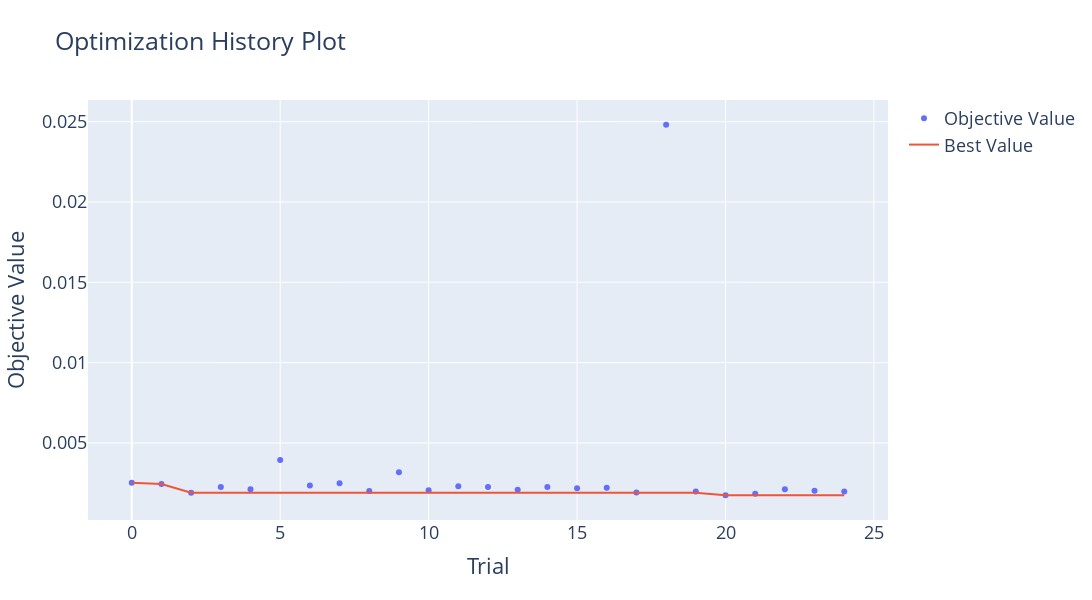

Notebook code for this chart:
### Code cell
fig = optuna.visualization.plot_optimization_history(study)
fig.update_layout(
    
    width=1200,
    height=600,
    font=dict(
        
        size=18,
    )
)

fig.show()

### Figure 1 — Plotly figure (JSON) as saved in the notebook; plotly's stock layout.template omitted (floating-point values rounded to 4 significant figures)
{"data": [{"mode": "markers", "name": "Objective Value", "type": "scatter", "x": [0, 1, 2, 3, 4, 5, 6, 7, 8, 9, 10, 11, 12, 13, 14, 15, 16, 17, 18, 19, 20, 21, 22, 23, 24], "y": [0.002525, 0.00244, 0.001902, 0.002264, 0.002112, 0.003938, 0.002355, 0.002498, 0.00201, 0.003175, 0.002051, 0.002298, 0.002254, 0.002085, 0.002258, 0.002174, 0.002205, 0.001912, 0.02481, 0.001982, 0.001743, 0.001837, 0.002113, 0.00203, 0.001982]}, {"name": "Best Value", "type": "scatter", "x": [0, 1, 2, 3, 4, 5, 6, 7, 8, 9, 10, 11, 12, 13, 14, 15, 16, 17, 18, 19, 20, 21, 22, 23, 24], "y": [0.002525, 0.00244, 0.001902, 0.001902, 0.001902, 0.001902, 0.001902, 0.001902, 0.001902, 0.001902, 0.001902, 0.001902, 0.001902, 0.001902, 0.001902, 0.001902, 0.001902, 0.001902, 0.001902, 0.001902, 0.001743, 0.001743, 0.001743, 0.001743, 0.001743]}], "layout": {"font": {"size": 18}, "height": 600, "title": {"text": "Optimization History Plot"}, "width": 1200, "xaxis": {"title": {"text": "Trial"}}, "yaxis": {"title": {"text": "Objective Value"}}}}
